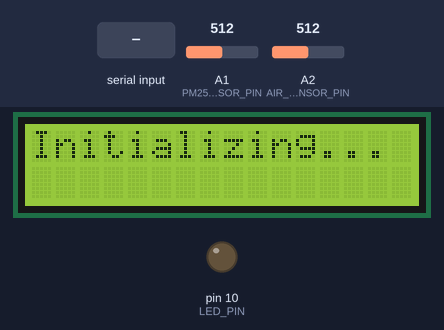
A sketch run on a simulated Arduino Uno, built with avr-gcc and run on an emulated ATmega328P. On the bench: 16×2 character LCD, output pins drawn as LEDs (lit = HIGH). The test bench sets the inputs (shaded band); at power-on: A1 (PM25_SENSOR_PIN) = 512, A2 (AIR_QUALITY_SENSOR_PIN) = 512. What the sketch prints to the serial monitor is not drawn.

Above: at 0.1 s.
At 2.1 s:
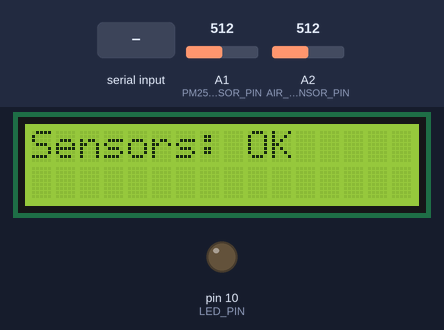
6.4 s: "BUCKET:\n" received over Serial
At 7.4 s:
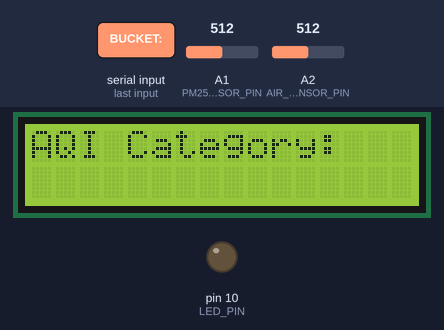
Timing chart, 0 to 9.4 s (numbered marks = the images above; inputs shaded):
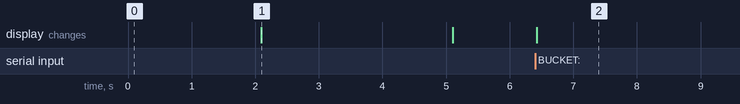

Measured:
- after the input at 6.4 s, the display: changes at once (image 2)
- what the display in image 1 shows lasts 3.0 s, from 2.1 s to 5.1 s

The sketch:

air_quality_monitor.ino
```cpp
#include <Wire.h>
#include <hd44780.h>
#include <hd44780ioClass/hd44780_I2Cexp.h>

hd44780_I2Cexp lcd;

const int PM25_SENSOR_PIN = A1;
const int AIR_QUALITY_SENSOR_PIN = A2;
const int LED_PIN = 10;

bool PM25_OK = false;
bool AIR_QUALITY_OK = false;

void setup() {
    Serial.begin(115200);
    pinMode(LED_PIN, OUTPUT);

    // ✅ LCD Initialization
    if (lcd.begin(16, 2) == 0) {
        lcd.clear();
        lcd.print("Initializing...");
    } else {
        Serial.println("[ERROR] LCD Init Failed!");
    }

    delay(2000);
    lcd.clear();
    checkSensors();
}

void checkSensors() {
    int raw_PM25 = analogRead(PM25_SENSOR_PIN);
    int raw_AirQuality = analogRead(AIR_QUALITY_SENSOR_PIN);

    Serial.print("[DEBUG] PM2.5 Sensor Raw: ");
    Serial.println(raw_PM25);
    Serial.print("[DEBUG] Air Quality Sensor Raw: ");
    Serial.println(raw_AirQuality);

    PM25_OK = (raw_PM25 > 10 && raw_PM25 < 1023);
    AIR_QUALITY_OK = (raw_AirQuality > 10 && raw_AirQuality < 1023);

    lcd.clear();
    if (PM25_OK && AIR_QUALITY_OK) {
        Serial.println("[INFO] All Sensors Detected!");
        lcd.print("Sensors: OK");
    } else {
        lcd.print("Sensor Error!");
        Serial.println("[ERROR] One or more sensors not detected!");
    }
    delay(3000);
    lcd.clear();
}

bool readSensors(float &PM25, float &AQI) {
    int raw_PM25 = analogRead(PM25_SENSOR_PIN);
    int raw_AirQuality = analogRead(AIR_QUALITY_SENSOR_PIN);

    float voltage_PM25 = raw_PM25 * (5.0 / 1023.0);
    float voltage_AirQuality = 2 * raw_AirQuality * (5.0 / 1023.0);

    PM25 = max(0.0, voltage_PM25 * 100);
    AQI = max(0.0, voltage_AirQuality * 100);

    Serial.print("[DEBUG] PM2.5: ");
    Serial.print(PM25, 2);
    Serial.print(" AQI: ");
    Serial.println(AQI, 2);

    return PM25_OK && AIR_QUALITY_OK;
}

void sendData(float PM25, float AQI) {
    Serial.print("DATA:");
    Serial.print(PM25, 2);
    Serial.print(",");
    Serial.println(AQI, 2);
    Serial.flush();  // ✅ Ensure all data is sent before proceeding
}

void displayPrediction(String bucket) {
    lcd.clear();
    lcd.setCursor(0, 0);
    lcd.print("AQI Category:");
    lcd.setCursor(0, 1);
    lcd.print(bucket);
    Serial.print("[INFO] AQI Bucket: ");
    Serial.println(bucket);
    delay(5000);
}

void loop() {
    Serial.println("\n[DEBUG] Starting loop iteration...");
    float PM25 = 0.0, AQI = 0.0;

    if (!readSensors(PM25, AQI)) {
        Serial.println("[ERROR] Sensor reading failed!");
        lcd.clear();
        lcd.print("Sensor Read Err");
        delay(2000);
        return;
    }

    sendData(PM25, AQI);

    // ✅ Wait for response from Python
    long timeoutStart = millis();
    while (!Serial.available()) {
        if (millis() - timeoutStart > 5000) {  // Timeout after 5 seconds
            Serial.println("[ERROR] No response from Python!");
            lcd.clear();
            lcd.print("Python Timeout");
            return;
        }
        delay(100);
    }

    // ✅ Read response from Python
    String receivedData = Serial.readStringUntil('\n');
    receivedData.trim();

    if (receivedData.startsWith("BUCKET:")) {
        String bucket = receivedData.substring(7);
        displayPrediction(bucket);
    } else {
        Serial.println("[ERROR] Invalid response from Python!");
    }

    Serial.println("[DEBUG] Loop iteration complete.");
    delay(10000);
}
```
